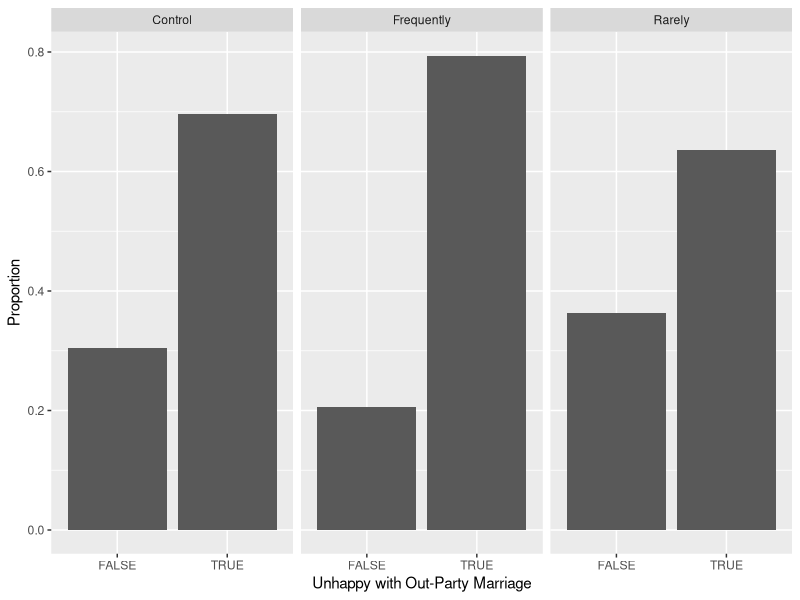
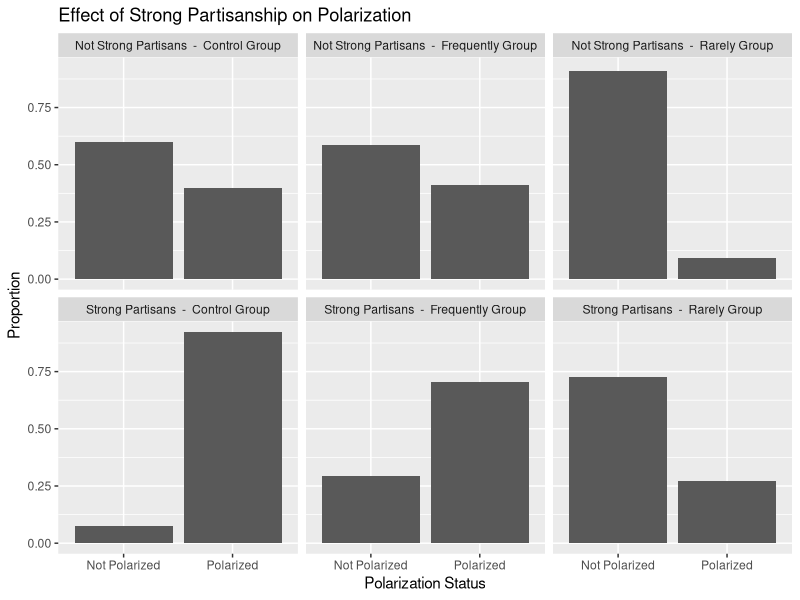

These charts were generated, in order, by the following R code:
## ---- chunk 1
knitr::opts_chunk$set(echo = TRUE)
library(dplyr)
library(readr)
library(ggplot2)
library(tidyr)
## ---- chunk 2
# remember to use the correct file name
marriage_data <- read_csv('Sep23ClassData_clean.csv')

## ---- chunk 3
ggplot(data = marriage_data %>% filter(is.na(outPartyUnhappy)==FALSE)) + 
  geom_bar(mapping = aes(x = outPartyUnhappy, y = ..prop.., group = 1), stat = "count") + 
  facet_wrap(~treatment) + ylab("Proportion") + xlab("Unhappy with Out-Party Marriage")
## ---- chunk 4
marriage_data %>%
  select(treatment, polarized)

## ---- chunk 5
marriage_data_q6 <- marriage_data %>%
  select(strongPARTISAN, treatment, polarized) %>%
  drop_na() %>%
  mutate(partisan_new = case_when(
    strongPARTISAN == TRUE ~ "Strong Partisans",
    strongPARTISAN == FALSE ~ "Not Strong Partisans"
  )) %>%
  mutate(polarized_new = case_when(
    polarized == TRUE ~ "Polarized",
    polarized == FALSE ~ "Not Polarized"
  )) %>%
  mutate(treatment_partisan = paste(partisan_new, " - ", treatment, "Group"))


p <- marriage_data_q6 %>%
  ggplot()  +
  geom_bar(mapping = aes(x = polarized_new, y = ..prop.., group = 1), stat = "count") + 
  facet_wrap(~treatment_partisan) + 
  labs(title = "Effect of Strong Partisanship on Polarization", x = "Polarization Status", y = "Proportion")

p

